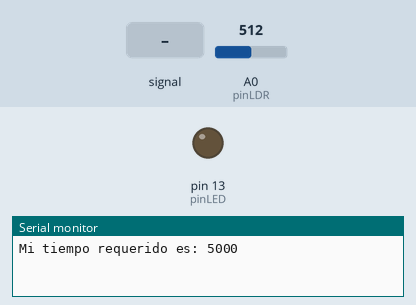
The sketch below on a simulated Arduino Uno, built with avr-gcc and run on an emulated ATmega328P. Shown: output pins drawn as LEDs (lit = HIGH), the last lines printed to the serial monitor. Dashed ring = blinking. Inputs (shaded band) come from the test bench; at power-on: A0 (pinLDR) = 512. Random numbers use the default seed unless the sketch sets one.

Above: at 1.2 s.
1.3 s: A0 (pinLDR) fed a 200 Hz sine of ±460 counts around its level
At 1.55 s:
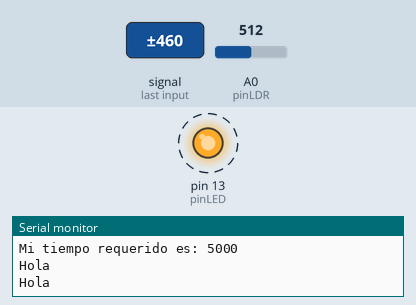
4.3 s: A0 (pinLDR) set to 716
At 9.36 s:
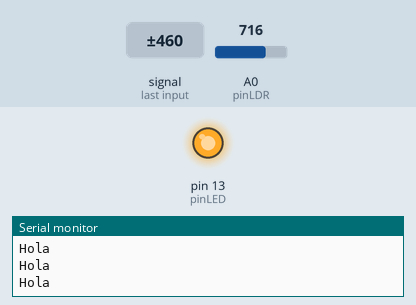
Timing chart, 0 to 10.9 s (numbered marks = the images above; inputs shaded):
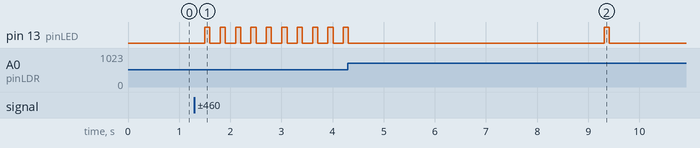

The sketch:

LaOla.ino
```cpp
// (licence header left out)
/******************************************************************/
/******************************************************************/


/******************************************************************
                      Definicion de variables
 ******************************************************************/

/* Definiciones de pines usados en la placa */
#define pinLDR   A0
#define pinLED   13

/* variable para el autocalibrado */
#define percentage 12
int threshold, example, randomVal;

/* variables para el aleatorismo */
#define maxRandom 11
#define capRandom 2

/* variables para el comportamiento */
#define maxTime 11
unsigned long timeElapsed, initialTime, requiredTime;

/******************************************************************
                               Setup
 ******************************************************************/

void setup() {
  Serial.begin(9600);

  //Configuro mi salida
  pinMode(pinLED, OUTPUT);

  // Si el pin A5 analogico esta al aire la medida tomada
  // generará una semilla diferente cada vez que se ejecute
  // el programa.
  randomSeed(analogRead(A5));

  // Autocalibro el threshold
  threshold = analogRead(pinLDR) * percentage / 10;


  // Apago el led
  digitalWrite(pinLED, LOW);

  // Inizicio la cuenta de la inactividad
  initialTime = millis();
  requiredTime = random(1, maxTime) * 1000;
  Serial.print("Mi tiempo requerido es: ");
  Serial.println(requiredTime);
}

/******************************************************************
                               Loop
 ******************************************************************/

void loop() {
  // Cojemos una muestra
  example = analogRead(pinLDR);

  // Generamos un valor aleatorio
  randomVal = random(1, maxRandom);

  // Comprobamos si una luz se ha detectado en el LDR
  // y si es asi encendemos el led despues de un pequeño tiempo
  if (example > threshold) {
    Serial.println("Hola");
    // Si estamos con animo participativo encendemos
    if (randomVal > capRandom)
    {
      delay(200);
      digitalWrite(pinLED, HIGH);
      delay(100);
      digitalWrite(pinLED, LOW);
      initialTime = millis();
    }
  }

  // Calculamos en nuevo valor del threshold
  threshold = example * percentage / 10;

  // Si llevo un minimo de tiempo sin hacer nada puede que
  // me apetezca iniciar la ola
  timeElapsed = millis() - initialTime;
  if ( timeElapsed > requiredTime) {
    // Encendemos el LED
    digitalWrite(pinLED, HIGH);
    delay(100);
    digitalWrite(pinLED, LOW);

    // Reiniciamos la cuenta de inactividad
    requiredTime = random(1, maxTime) * 1000;
    Serial.print("Mi tiempo requerido es: ");
    Serial.println(requiredTime);
    initialTime = millis();
  }
}
```

Measured:
- after the input at 1.3 s, pin 13 (pinLED): alternates HIGH for 0.10 s and LOW for 0.20 s, starting after 0.20 s
